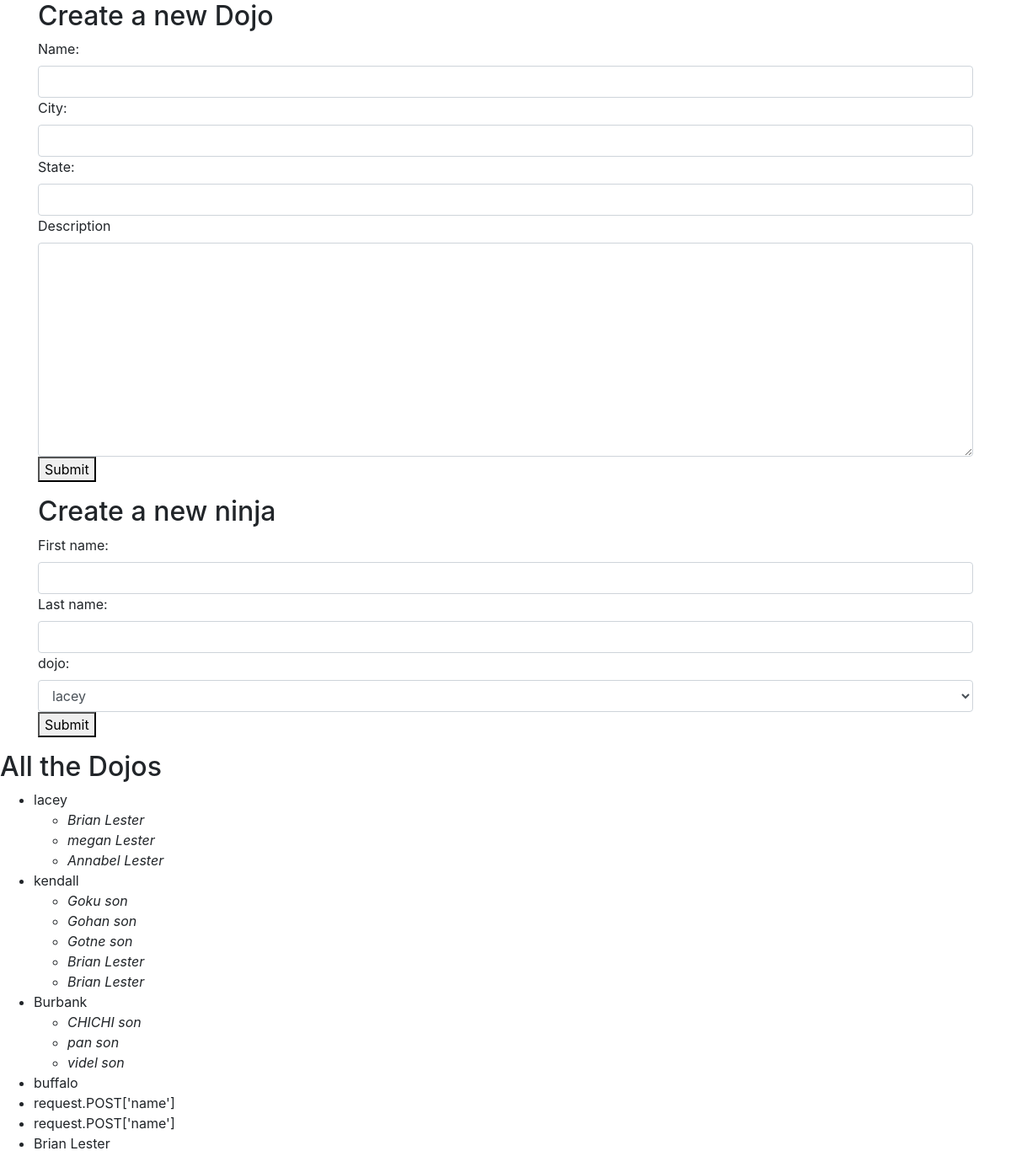
The page / on the database its author committed.
### dojos_ninjas_app/models.py (models this page shows)
class Dojos(models.Model):
    name = models.CharField(max_length=255)
    city = models.CharField(max_length=255)
    state = models.CharField(max_length=2)
    desc =models.TextField()
    created_at = models.DateTimeField(auto_now_add=True)
    updated_at = models.DateTimeField(auto_now=True)

class Ninjas(models.Model):
    first_name = models.CharField(max_length=255)
    last_name = models.CharField(max_length=255)
    dojo = models.ForeignKey(Dojos, related_name="Dojo", on_delete = models.CASCADE)
    created_at = models.DateTimeField(auto_now_add=True)
    updated_at = models.DateTimeField(auto_now=True)

### dojos_ninjas_app/views.py (the view)
# urls.py: path('',views.index),
def index(request):
    context = {
        'dojos': Dojos.objects.all(),
        'ninjas': Ninjas.objects.all()
    }
    return render(request,'index.html', context)

### dojos_ninjas_app/templates/index.html (shortened to what this page needs)
<!DOCTYPE html>
<html lang="en">
<head>
    <link rel="stylesheet" href="https://cdn.jsdelivr.net/npm/bootstrap@4.3.1/dist/css/bootstrap.min.css">
</head>
<body>
    <div class="container form-group">
        <h2>Create a new Dojo</h2>
        <form action="/create/dojo" method="post">
            <label for="name">Name:</label>
            <input type="text" name="name" class="form-control">
            <label for="city">City:</label>
            <input type="text" name="city" class="form-control">
            <label for="state">State:</label>
            <input type="text" name="state" maxlength="2" minlength="2" class="form-control">
            <label for="desc">Description</label>
            <textarea name="desc"cols="30" rows="10" class="form-control"></textarea>
            <button>Submit</button>
        </form>
    </div>
    <div class="container form-group">
        <h2>Create a new ninja</h2>
        <form action="/create/ninja" method="post">
            <label for="first_name">First name:</label>
            <input type="text" name="first_name" class="form-control">
            <label for="last_name">Last name:</label>
            <input type="text" name="last_name" class="form-control">
            <label for="dojo">dojo:</label>
            <select name="dojo" class="form-control">
                {%for dojo in dojos%}
                <option value="{{dojo.id}}">{{dojo.name}}</option>
                {%endfor%}
            </select>
            <button>Submit</button>
        </form>
    </div>
    <div class="content">
        <h2>All the Dojos</h2>
        <ul>
        {% for dojo in dojos %}
            <li>{{dojo.name}}
                <ul>
        {% for ninja in dojo.Dojo.all %}
                    <li><em>{{ninja.first_name}} {{ninja.last_name}}</em></li>
        {% endfor %}
                </ul>
            </li>
        {% endfor %}
        </ul>
    </div>
</body>
</html>

### rows shown on the page
Dojos: name "lacey"
Ninjas: first_name "Brian", last_name "Lester"
Ninjas: first_name "megan", last_name "Lester"
Ninjas: first_name "Annabel", last_name "Lester"
Dojos: name "kendall"
Ninjas: first_name "Goku", last_name "son"
Ninjas: first_name "Gohan", last_name "son"
Ninjas: first_name "Gotne", last_name "son"
Ninjas: first_name "Brian", last_name "Lester"
Ninjas: first_name "Brian", last_name "Lester"
Dojos: name "Burbank"
Ninjas: first_name "CHICHI", last_name "son"
Ninjas: first_name "pan", last_name "son"
Ninjas: first_name "videl", last_name "son"
Dojos: name "buffalo"
Dojos: name "request.POST['name']"
Dojos: name "request.POST['name']"
Dojos: name "Brian Lester"

### other values the page prints
form field dojo "lacey"
